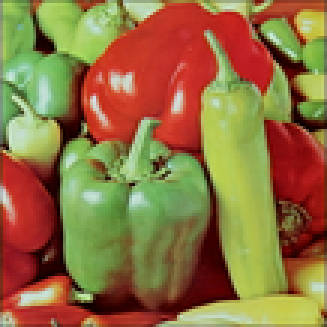
#> input picture KMeans Clustering/peppers.bmp, 109 x 109 px, shrunk from 512 x 512 before the run (shown 3 times larger)
$ jupyter execute 'Clustering Tut.ipynb'
#> lines starting #> are read from the running program, lines starting #| are printed output that depends on the picture
[cell 1]
import matplotlib.image as image
import matplotlib.pyplot as plt
import numpy as np

[cell 2]
class kmeans:
    """Apply kmeans algorithm"""
    def __init__(self, k, iterations=100):
        #initialize number of clusters
        self.k = k
        self.iterations = iterations

    def initalize_centroids(self, X):
        #select centroids randomly from our sample
        i = np.random.permutation(X.shape[0])
        centroids = X[i[:self.k]]
        return centroids

    def compute_centroid(self, X, labels):
        #update centroids to means of clusters
        centroids = np.zeros((self.k, X.shape[1]))
        for i in range(self.k):
            centroids[i] = np.mean(X[labels == i], axis=0)

        return centroids

    def compute_distance(self, X, centroids):
        #find distance between datapoints and centroids
        distances = np.zeros((X.shape[0], self.k))
        for i in range(self.k):
            dist = np.linalg.norm(X - centroids[i], axis=1)
            distances[:,i] = np.square(dist)

        return distances

    def find_closest_cluster(self, distance):
        #find closest cluster for each datapoint
        return np.argmin(distance, axis=1)

    def fit(self, X):
        #kmeans algorithm
        self.centroids = self.initalize_centroids(X)

        for i in range(self.iterations):
            old_centroids = self.centroids
            distance = self.compute_distance(X, old_centroids)
            self.labels = self.find_closest_cluster(distance)
            self.centroids = self.compute_centroid(X, self.labels)

            if np.all(old_centroids == self.centroids):
                break

[cell 3]
#get dataset
img= image.imread('peppers.bmp')
#> img is the input picture: shape (109, 109, 3); mean R, G, B 144.5, 113.2, 64.4
plt.imshow(img)
#Check shape and dimension
print("Shape: ", img.shape)
#| Shape:  (109, 109, 3)
print("Dimension: ", img.ndim)
#| Dimension:  3


#Reshape this into a matrix that is N × 3, where N = x ∗ y is the number of pixels.
pixels = img.reshape((-1,3))
pixels = np.float32(pixels)
print("N*3 shape: ", pixels.shape)
#| N*3 shape:  (11881, 3)

[cell 4]
#initialise kmeans class with k = 2
kmodel = kmeans(k = 2, iterations = 100)

kmodel.fit(pixels)
#> in initalize_centroids, `centroids = X[i[:self.k]]`: centroids = [[150, 211, 163], [192, 202, 111]]
#> the loop in fit, `for i in range(self.iterations):` made 13 passes
#> (old_centroids, self.centroids) on passes 1 to 7: ([[150, 211, 163], [192, 202, 111]], [[162.4, 201, 154.2], [142.8, 105, 56.05]]), ([[162.4, 201, 154.2], [142.8, 105, 56.05]], [[166.7, 194.4, 113.6], [135.2, 79.15, 43.83]]), ([[166.7, 194.4, 113.6], [135.2, 79.15, 43.83]], [[155.8, 184.2, 102.4], [135.6, 57.39, 34.58]]), ([[155.8, 184.2, 102.4], [135.6, 57.39, 34.58]], [[152.2, 179.2, 98.75], [137, 49.16, 31.11]]), ([[152.2, 179.2, 98.75], [137, 49.16, 31.11]], [[150.8, 176.9, 97.3], [137.8, 45.97, 29.72]]), ([[150.8, 176.9, 97.3], [137.8, 45.97, 29.72]], [[150.4, 176, 96.75], [138.1, 44.81, 29.21]]), ([[150.4, 176, 96.75], [138.1, 44.81, 29.21]], [[150.3, 175.7, 96.56], [138.2, 44.43, 29.05]])
#> self.centroids on pass 13: [[150.2, 175.5, 96.46], [138.2, 44.23, 28.97]]

centroids=np.uint8(kmodel.centroids)
#> centroids = [[150, 175, 96], [138, 44, 28]]

#compute labels
predict = kmodel.labels
#> predict = 11881 values, max 1 at index 9, min 0 at index 0, mean 0.475

#replace rgb values of each pixel with the values of the appropriate cluster centre. Draw the final image
label = predict.flatten()
#> label has the same summary as predict
segmented=centroids[label.flatten()]
segmented = segmented.reshape(img.shape)
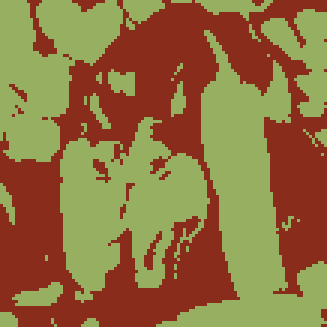
#> segmented: shape (109, 109, 3) (shown 3 times larger); mean R, G, B 144.3, 112.8, 63.7
plt.imshow(segmented)

[cell 5]
#initialise kmeans class with k = 4
kmodel = kmeans(k = 4, iterations = 100)

kmodel.fit(pixels)

centroids=np.uint8(kmodel.centroids)
#> centroids = [[183, 207, 165], [160, 183, 91], [116, 135, 67], [141, 37, 26]]

#compute labels
predict = kmodel.labels
#> predict = 11881 values, max 3 at index 10, min 0 at index 36, mean 1.99

#replace rgb values of each pixel with the values of the appropriate cluster centre. Draw the final image

label = predict.flatten()
#> label has the same summary as predict
segmented=centroids[label.flatten()]
segmented = segmented.reshape(img.shape)
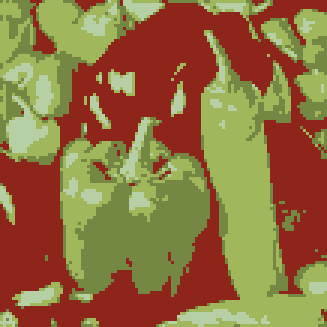
#> segmented: shape (109, 109, 3) (shown 3 times larger); mean R, G, B 144.2, 112.7, 63.9
plt.imshow(segmented)

[cell 6]
#initialise kmeans class with k = 8
kmodel = kmeans(k = 8, iterations = 100)

kmodel.fit(pixels)

centroids=np.uint8(kmodel.centroids)
#> centroids = [[139, 178, 96], [118, 150, 73], [190, 52, 38], [112, 97, 49], [183, 208, 168], [179, 191, 89], [58, 9, 4], [132, 30, 22]]

#compute labels
predict = kmodel.labels
#> predict = 11881 values, max 7 at index 26, min 0 at index 1, mean 3.15

#replace rgb values of each pixel with the values of the appropriate cluster centre. Draw the final image
label = predict.flatten()
#> label has the same summary as predict
segmented=centroids[label.flatten()]
segmented = segmented.reshape(img.shape)
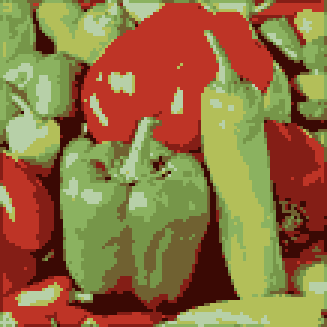
#> segmented: shape (109, 109, 3) (shown 3 times larger); mean R, G, B 144.2, 112.8, 63.9
plt.imshow(segmented)

[cell 7]
#initialise kmeans class with k = 16
kmodel = kmeans(k = 16, iterations = 100)

kmodel.fit(pixels)
#> in initalize_centroids (call 4), `centroids = X[i[:self.k]]`: centroids = 16 rows, first 8: [142, 184, 104], [203, 57, 37], [160, 207, 164], [180, 50, 37], [103, 141, 77], [73, 6, 4], [150, 172, 69], [109, 132, 64]
#> in fit (call 4), `self.centroids = self.initalize_centroids(X)`: self.centroids has the same summary as centroids in initalize_centroids

centroids=np.uint8(kmodel.centroids)
#> centroids = 16 rows, first 8: [130, 180, 91], [190, 49, 37], [194, 217, 194], [146, 27, 23], [109, 127, 63], [84, 14, 8], [154, 167, 77], [194, 109, 73]

#compute labels
predict = kmodel.labels
#> predict = 11881 values, max 15 at index 11, min 0 at index 1, mean 6.4

#replace rgb values of each pixel with the values of the appropriate cluster centre. Draw the final image
label = predict.flatten()
#> label has the same summary as predict
segmented=centroids[label.flatten()]
segmented = segmented.reshape(img.shape)
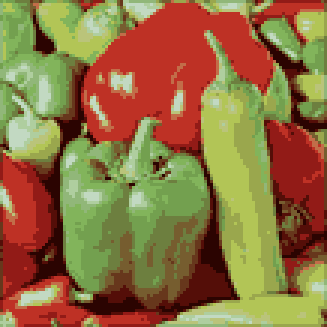
#> segmented: shape (109, 109, 3) (shown 3 times larger); mean R, G, B 143.9, 112.7, 64
plt.imshow(segmented)

[cell 8]
#initialise kmeans class with k = 32
kmodel = kmeans(k = 32, iterations = 100)

kmodel.fit(pixels)
#> in initalize_centroids (call 5), `centroids = X[i[:self.k]]`: centroids = 32 rows, first 8: [107, 84, 49], [187, 45, 37], [171, 190, 80], [146, 14, 17], [135, 173, 97], [181, 25, 21], [114, 167, 68], [145, 20, 21]
#> in fit (call 5), `self.centroids = self.initalize_centroids(X)`: self.centroids has the same summary as centroids in initalize_centroids

centroids=np.uint8(kmodel.centroids)
#> centroids = 32 rows, first 8: [113, 92, 47], [189, 41, 34], [168, 193, 85], [137, 15, 15], [151, 191, 137], [171, 40, 32], [119, 172, 87], [140, 63, 32]

#compute labels
predict = kmodel.labels
#> predict = 11881 values, max 31 at index 15, min 0 at index 24, mean 14.08

#replace rgb values of each pixel with the values of the appropriate cluster centre. Draw the final image
label = predict.flatten()
#> label has the same summary as predict
segmented=centroids[label.flatten()]
segmented = segmented.reshape(img.shape)
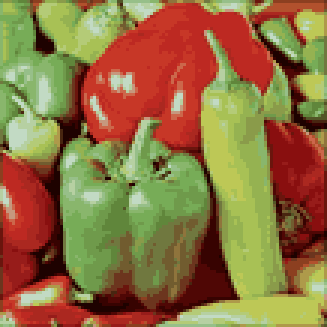
#> segmented: shape (109, 109, 3) (shown 3 times larger); mean R, G, B 144, 112.6, 63.9
plt.imshow(segmented)

[cell 9]
#initialise kmeans class with k = 64
kmodel = kmeans(k = 64, iterations = 100)

kmodel.fit(pixels)
#> in initalize_centroids (call 6), `centroids = X[i[:self.k]]`: centroids = 64 rows, first 8: [159, 183, 75], [170, 193, 80], [115, 148, 69], [176, 198, 85], [95, 161, 82], [208, 79, 52], [75, 23, 11], [146, 22, 32]
#> in fit (call 6), `self.centroids = self.initalize_centroids(X)`: self.centroids has the same summary as centroids in initalize_centroids

centroids=np.uint8(kmodel.centroids)
#> centroids = 64 rows, first 8: [142, 163, 73], [181, 201, 85], [104, 147, 67], [195, 202, 85], [112, 172, 89], [201, 100, 68], [77, 55, 24], [147, 29, 30]

#compute labels
predict = kmodel.labels
#> predict = 11881 values, max 63 at index 26, min 0 at index 2, mean 31.34

#replace rgb values of each pixel with the values of the appropriate cluster centre. Draw the final image
label = predict.flatten()
#> label has the same summary as predict
segmented=centroids[label.flatten()]
segmented = segmented.reshape(img.shape)
plt.imshow(segmented)

[cell 10]
#get dataset
imge= image.imread('fruits.jpg')
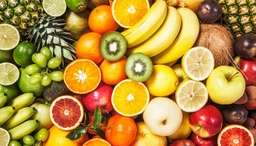
#> input picture KMeans Clustering/fruits.jpg, 256 x 146 px, shrunk from 1200 x 686 before the run
#> imge is the input picture: shape (146, 256, 3); mean R, G, B 181.4, 140, 62.5
plt.imshow(imge)
#Check shape and dimension
print("Shape: ", imge.shape)
#| Shape:  (146, 256, 3)
print("Dimension: ", imge.ndim)
#| Dimension:  3


#Reshape this into a matrix that is N × 3, where N = x ∗ y is the number of pixels.
pixel = imge.reshape((-1,3))
pixel = np.float32(pixel)
print("N*3 shape: ", pixel.shape)
#| N*3 shape:  (37376, 3)

[cell 11]
#initialise kmeans class with k = 4
kmodel = kmeans(k = 4, iterations = 100)

kmodel.fit(pixel)

centroids=np.uint8(kmodel.centroids)
#> centroids = [[171, 94, 39], [231, 180, 36], [235, 217, 146], [72, 50, 17]]

#compute labels
predict = kmodel.labels

#replace rgb values of each pixel with the values of the appropriate cluster centre. Draw the final image
label = predict.flatten()
segmented=centroids[label.flatten()]
segmented = segmented.reshape(imge.shape)
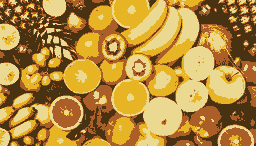
#> segmented: shape (146, 256, 3); mean R, G, B 180.9, 139.4, 62.2
plt.imshow(segmented)
